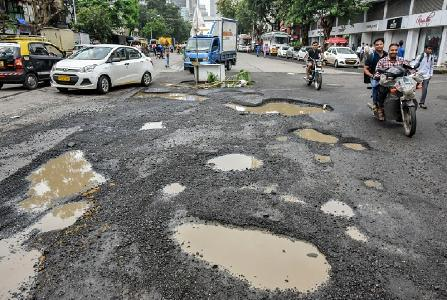
#> input picture test_images/img-399.jpg, 447 x 300 px
$ python illumination.py
#> lines starting #> are read from the running program, lines starting #| are printed output that depends on the picture; long printed decimals are rounded
import cv2
import numpy as np

def check_illumination(image_path):
#> called with image_path = 'test_images/img-399.jpg'
    img = cv2.imread(image_path)
#> img is the input picture: shape (300, 447, 3); mean B, G, R 112, 116.3, 116.5

    gray = cv2.cvtColor(img, cv2.COLOR_BGR2GRAY)
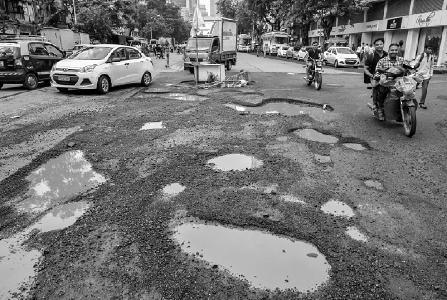
#> gray: shape (300, 447); min 0, max 255, mean 115.9

    brightness = np.mean(gray)
#> brightness = 115.9

    print("Brightness:", brightness)
#| Brightness: 115.882

    if brightness < 50:
        return "Low Light (High Risk)"
    elif brightness < 120:
        return "Medium Light (Medium Risk)"
    else:
        return "Good Light (Low Risk)"


# test
result = check_illumination("test_images/img-399.jpg")
print("Illumination:", result)
